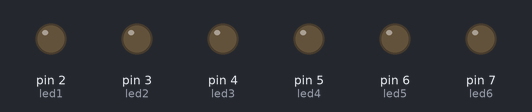
A sketch run on a simulated Arduino Uno, built with avr-gcc and run on an emulated ATmega328P. Parts: output pins drawn as LEDs (lit = HIGH).

Above: at 0.2 s.
At 1.2 s:
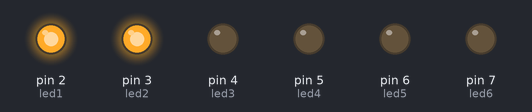
At 1.7 s:
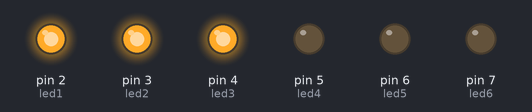
At 3.2 s:
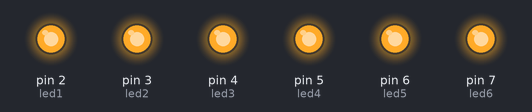
At 5.7 s:
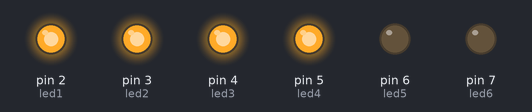
At 7.7 s:
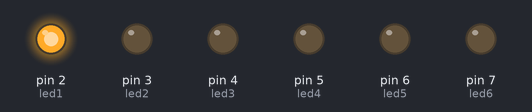
Timing chart, 0 to 8.1 s (numbered marks = the images above):
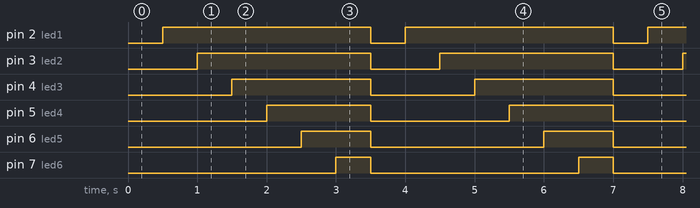

The sketch:

Ken.ino
```cpp
//Variables
int led1 = 2;
int led2 = 3;
int led3 = 4;
int led4 = 5;
int led5 = 6;
int led6 = 7;


void setup() {
  pinMode(led1, OUTPUT);
  pinMode(led2, OUTPUT);
  pinMode(led3, OUTPUT);
  pinMode(led4, OUTPUT);
  pinMode(led5, OUTPUT);
  pinMode(led6, OUTPUT);

  //digitalWrite(led1, LOW);
  //delay(500);
  //digitalWrite(led1, HIGH);
}

void loop() {
  // put your main code here, to run repeatedly:
  digitalWrite(led1, LOW);
  digitalWrite(led2, LOW);
  digitalWrite(led3, LOW);
  digitalWrite(led4, LOW);
  digitalWrite(led5, LOW);
  digitalWrite(led6, LOW);
  delay(500);
  digitalWrite(led1, HIGH);
  delay(500);
  digitalWrite(led2, HIGH);
  delay(500);
  digitalWrite(led3, HIGH);
  delay(500);
  digitalWrite(led4, HIGH);
  delay(500);
  digitalWrite(led5, HIGH);
  delay(500);
  digitalWrite(led6, HIGH);
  delay(500);
}
```

Measured:
- by itself, pin 2 (led1): alternates HIGH for 3.0 s and LOW for 0.50 s
- by itself, pin 3 (led2): alternates HIGH for 2.5 s and LOW for 1.0 s
- by itself, pin 4 (led3): alternates HIGH for 2.0 s and LOW for 1.5 s
- by itself, pin 5 (led4): alternates HIGH for 1.5 s and LOW for 2.0 s
- by itself, pin 6 (led5): alternates HIGH for 1.0 s and LOW for 2.5 s
- by itself, pin 7 (led6): alternates HIGH for 0.50 s and LOW for 3.0 s
